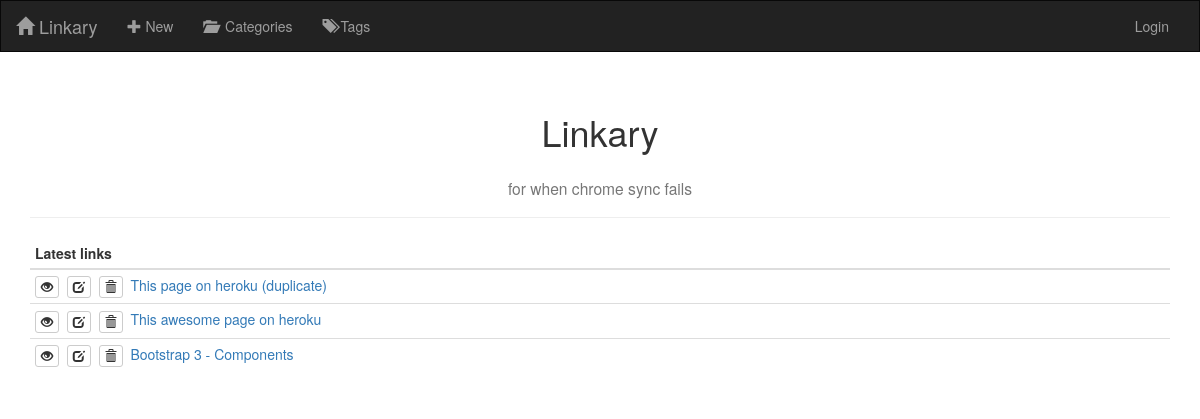
The app's page /, older data.
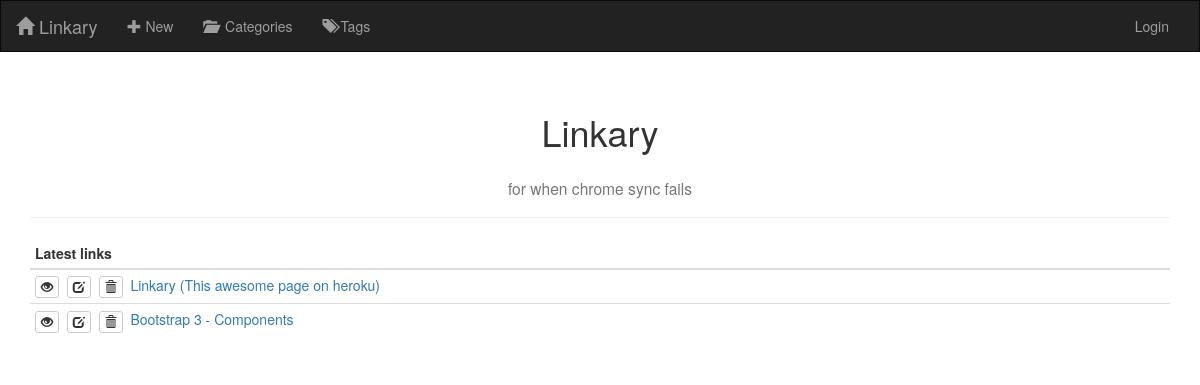
The same page, newer data.
### linkary/models.py (models this page shows, shortened)
class Link(models.Model):
    time_created = models.DateTimeField(auto_now_add=True)
    time_modified = models.DateTimeField(auto_now=True)
    url = models.URLField()
    name = models.CharField(max_length=500)

### linkary/views.py (the view)
# urls.py: path('', views.LinkListView.as_view(), name='index'),
class LinkListView(ListView):
    model = models.Link
    template_name = 'linkary/index.html'
    ordering = ['-time_created']

### linkary/templates/linkary/index.html (shortened to what this page needs)
{% extends 'linkary/base.html' %}
{% block content %}
    <div class="container">
        <div class="page-header">
            <h1 class="text-center">Linkary</h1>
            <h3 class="text-center"><small>for when chrome sync fails</small></h3>
        </div>
        <table class="table table-condensed table-hover">
            <thead>
                <tr>
                    <th>Latest links</th>
                </tr>
            </thead>
            <tbody>
                {% for link in object_list %}
                    <tr>
                        <td>
                            <a href="{% url 'link_detail' link.pk %}" class="btn btn-default btn-xs" title="Details...">
                                <span class="glyphicon glyphicon-eye-open"></span>
                            </a>&nbsp;
                            <a href="{% url 'link_edit' link.pk %}" class="btn btn-default btn-xs" title="Edit...">
                                <span class="glyphicon glyphicon-edit"></span>
                            </a>&nbsp;
                            <a href="{% url 'link_delete' link.pk %}"class="btn btn-default btn-xs" title="Delete...">
                                <span class="glyphicon glyphicon-trash"></span>
                            </a>&nbsp;
                            <a href="{{ link.url }}" target="_blank">{{ link.name }}</a>
                        </td>
                    </tr>
                {% endfor %}
            </tbody>
        </table>
    </div>
{% endblock %}

### linkary/templates/linkary/base.html (shortened to what this page needs)
<!DOCTYPE html>
<html lang="pl">
<head>
    {% load static %}
    <link rel="stylesheet" type="text/css" href="https://maxcdn.bootstrapcdn.com/bootstrap/3.3.7/css/bootstrap.min.css">
</head>
<body>
    <div class="navbar navbar-inverse" style="border-radius: 0;">
        <div class="container-fluid">
            <div class="navbar-header">
                <a class="navbar-brand" href="{% url 'index' %}">
                    <span class="glyphicon glyphicon-home"></span>&nbsp;Linkary
                </a>
            </div>
            <div class="collapse navbar-collapse" id="topNavBar">
                <ul class="nav navbar-nav">
                    <li><a href="{% url 'link_create' %}"><span class="glyphicon glyphicon-plus"></span>&nbsp;New</a></li>
                    <li><a href="#"><span class="glyphicon glyphicon-folder-open"></span>&nbsp;&nbsp;Categories</a></li>
                    <li><a href="#"><span class="glyphicon glyphicon-tags"></span>&nbsp;Tags</a></li>
                </ul>
                <ul class="nav navbar-nav navbar-right">
                    <li>
                    {% if user.is_authenticated %}
                        <a href="{% url 'logout' %}?next={{ request.path }}">
                            <span class="glyphicon glyphicon-off" aria-hidden="true"></span>&nbsp;Logout
                        </a>
                    {% else %}
                        <a href="{% url 'login' %}?next={{ request.path }}">
                            Login
                        </a>
			        {% endif %}
                    </li>
                </ul>
            </div>
        </div>
    </div>
    {% block content %}
    {% endblock %}
</body>
</html>

Row changes from the older to the newer data that the page shows:
removed Link: name "This page on heroku (duplicate)"
changed Link: name "This awesome page on heroku" → "Linkary (This awesome page on heroku)"
